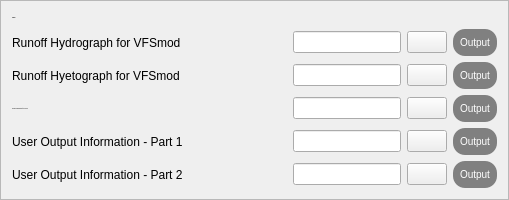
               <widget class="QFrame" name="frame_9">
                <property name="minimumSize">
                 <size>
                  <width>0</width>
                  <height>200</height>
                 </size>
                </property>
                <property name="frameShape">
                 <enum>QFrame::StyledPanel</enum>
                </property>
                <property name="frameShadow">
                 <enum>QFrame::Raised</enum>
                </property>
                <layout class="QGridLayout" name="gridLayout_13">
                 <item row="0" column="0">
                  <widget class="QLabel" name="label_34">
                   <property name="font">
                    <font>
                     <family>Georgia</family>
                     <pointsize>-1</pointsize>
                     <weight>75</weight>
                     <bold>true</bold>
                    </font>
                   </property>
                   <property name="text">
                    <string>Outputs</string>
                   </property>
                  </widget>
                 </item>
                 <item row="1" column="0">
                  <layout class="QHBoxLayout" name="horizontalLayout_15">
                   <item>
                    <widget class="QLabel" name="label_16">
                     <property name="minimumSize">
                      <size>
                       <width>275</width>
                       <height>0</height>
                      </size>
                     </property>
                     <property name="text">
                      <string>Runoff Hydrograph for VFSmod</string>
                     </property>
                    </widget>
                   </item>
                   <item>
                    <widget class="QLineEdit" name="line_hydrograph"/>
                   </item>
                   <item>
                    <widget class="QPushButton" name="browse_hydrograph">
                     <property name="text">
                      <string/>
                     </property>
                     <property name="icon">
                      <iconset resource="../button_icons.qrc">
                       <normaloff>:/icons/images/search.svg</normaloff>:/icons/images/search.svg</iconset>
                     </property>
                    </widget>
                   </item>
                   <item>
                    <widget class="QPushButton" name="output_hydrograph">
                     <property name="styleSheet">
                      <string notr="true">QPushButton {
                    background-color: #808080;
                    border: none;
                    color: white;
                    padding: 7px 7px;
                    text-align: center;
                    text-decoration: none;
                    font-size: 10px;
                    margin: 0px 0px;
                    cursor: pointer;
                    border-radius: 12px;
                }
                QPushButton:hover {
                    background-color: #45a049; /* Verde oscuro al pasar el ratón */
                }</string>
                     </property>
                     <property name="text">
                      <string>Output</string>
                     </property>
                    </widget>
                   </item>
                  </layout>
                 </item>
                 <item row="2" column="0">
                  <layout class="QHBoxLayout" name="horizontalLayout_16">
                   <item>
                    <widget class="QLabel" name="label_35">
                     <property name="minimumSize">
                      <size>
                       <width>275</width>
                       <height>0</height>
                      </size>
                     </property>
                     <property name="text">
                      <string>Runoff Hyetograph for VFSmod</string>
                     </property>
                    </widget>
                   </item>
                   <item>
                    <widget class="QLineEdit" name="line_hyetograph"/>
                   </item>
                   <item>
                    <widget class="QPushButton" name="browse_hyetograph">
                     <property name="text">
                      <string/>
                     </property>
                     <property name="icon">
                      <iconset resource="../button_icons.qrc">
                       <normaloff>:/icons/images/search.svg</normaloff>:/icons/images/search.svg</iconset>
                     </property>
                    </widget>
                   </item>
                   <item>
                    <widget class="QPushButton" name="output_hyetograph">
                     <property name="styleSheet">
                      <string notr="true">QPushButton {
                    background-color: #808080;
                    border: none;
                    color: white;
                    padding: 7px 7px;
                    text-align: center;
                    text-decoration: none;
                    font-size: 10px;
                    margin: 0px 0px;
                    cursor: pointer;
                    border-radius: 12px;
                }
                QPushButton:hover {
                    background-color: #45a049; /* Verde oscuro al pasar el ratón */
                }</string>
                     </property>
                     <property name="text">
                      <string>Output</string>
                     </property>
                    </widget>
                   </item>
                  </layout>
                 </item>
                 <item row="3" column="0">
                  <layout class="QHBoxLayout" name="horizontalLayout_30">
                   <item>
                    <widget class="QLabel" name="label_36">
                     <property name="minimumSize">
                      <size>
                       <width>275</width>
                       <height>0</height>
                      </size>
                     </property>
                     <property name="font">
                      <font>
                       <family>Georgia</family>
                       <pointsize>-1</pointsize>
                      </font>
                     </property>
                     <property name="text">
                      <string>Incoming Sedimentograph for VFSmod</string>
                     </property>
                    </widget>
                   </item>
                   <item>
                    <widget class="QLineEdit" name="line_sedimentograph"/>
                   </item>
                   <item>
                    <widget class="QPushButton" name="browse_sedimentograph">
                     <property name="text">
                      <string/>
                     </property>
                     <property name="icon">
                      <iconset resource="../button_icons.qrc">
                       <normaloff>:/icons/images/search.svg</normaloff>:/icons/images/search.svg</iconset>
                     </property>
                    </widget>
                   </item>
                   <item>
                    <widget class="QPushButton" name="output_sedimentograph">
                     <property name="styleSheet">
                      <string notr="true">QPushButton {
                    background-color: #808080;
                    border: none;
                    color: white;
                    padding: 7px 7px;
                    text-align: center;
                    text-decoration: none;
                    font-size: 10px;
                    margin: 0px 0px;
                    cursor: pointer;
                    border-radius: 12px;
                }
                QPushButton:hover {
                    background-color: #45a049; /* Verde oscuro al pasar el ratón */
                }</string>
                     </property>
                     <property name="text">
                      <string>Output</string>
                     </property>
                    </widget>
                   </item>
                  </layout>
                 </item>
                 <item row="4" column="0">
                  <layout class="QHBoxLayout" name="horizontalLayout_31">
                   <item>
                    <widget class="QLabel" name="label_37">
                     <property name="minimumSize">
                      <size>
                       <width>275</width>
                       <height>0</height>
                      </size>
                     </property>
                     <property name="text">
                      <string>User Output Information - Part 1</string>
                     </property>
                    </widget>
                   </item>
                   <item>
                    <widget class="QLineEdit" name="line_output_1"/>
                   </item>
                   <item>
                    <widget class="QPushButton" name="browse_output1">
                     <property name="text">
                      <string/>
                     </property>
                     <property name="icon">
                      <iconset resource="../button_icons.qrc">
                       <normaloff>:/icons/images/search.svg</normaloff>:/icons/images/search.svg</iconset>
                     </property>
                    </widget>
                   </item>
                   <item>
                    <widget class="QPushButton" name="output_output1">
                     <property name="styleSheet">
                      <string notr="true">QPushButton {
                    background-color: #808080;
                    border: none;
                    color: white;
                    padding: 7px 7px;
                    text-align: center;
                    text-decoration: none;
                    font-size: 10px;
                    margin: 0px 0px;
                    cursor: pointer;
                    border-radius: 12px;
                }
                QPushButton:hover {
                    background-color: #45a049; /* Verde oscuro al pasar el ratón */
                }</string>
                     </property>
                     <property name="text">
                      <string>Output</string>
                     </property>
                    </widget>
                   </item>
                  </layout>
                 </item>
                 <item row="5" column="0">
                  <layout class="QHBoxLayout" name="horizontalLayout_32">
                   <item>
                    <widget class="QLabel" name="label_38">
                     <property name="minimumSize">
                      <size>
                       <width>275</width>
                       <height>0</height>
                      </size>
                     </property>
                     <property name="text">
                      <string>User Output Information - Part 2</string>
                     </property>
                    </widget>
                   </item>
                   <item>
                    <widget class="QLineEdit" name="line_output_2"/>
                   </item>
                   <item>
                    <widget class="QPushButton" name="browse_output2">
                     <property name="text">
                      <string/>
                     </property>
                     <property name="icon">
                      <iconset resource="../button_icons.qrc">
                       <normaloff>:/icons/images/search.svg</normaloff>:/icons/images/search.svg</iconset>
                     </property>
                    </widget>
                   </item>
                   <item>
                    <widget class="QPushButton" name="output_output2">
                     <property name="styleSheet">
                      <string notr="true">QPushButton {
                    background-color: #808080;
                    border: none;
                    color: white;
                    padding: 7px 7px;
                    text-align: center;
                    text-decoration: none;
                    font-size: 10px;
                    margin: 0px 0px;
                    cursor: pointer;
                    border-radius: 12px;
                }
                QPushButton:hover {
                    background-color: #45a049; /* Verde oscuro al pasar el ratón */
                }</string>
                     </property>
                     <property name="text">
                      <string>Output</string>
                     </property>
                    </widget>
                   </item>
                  </layout>
                 </item>
                </layout>
               </widget>
